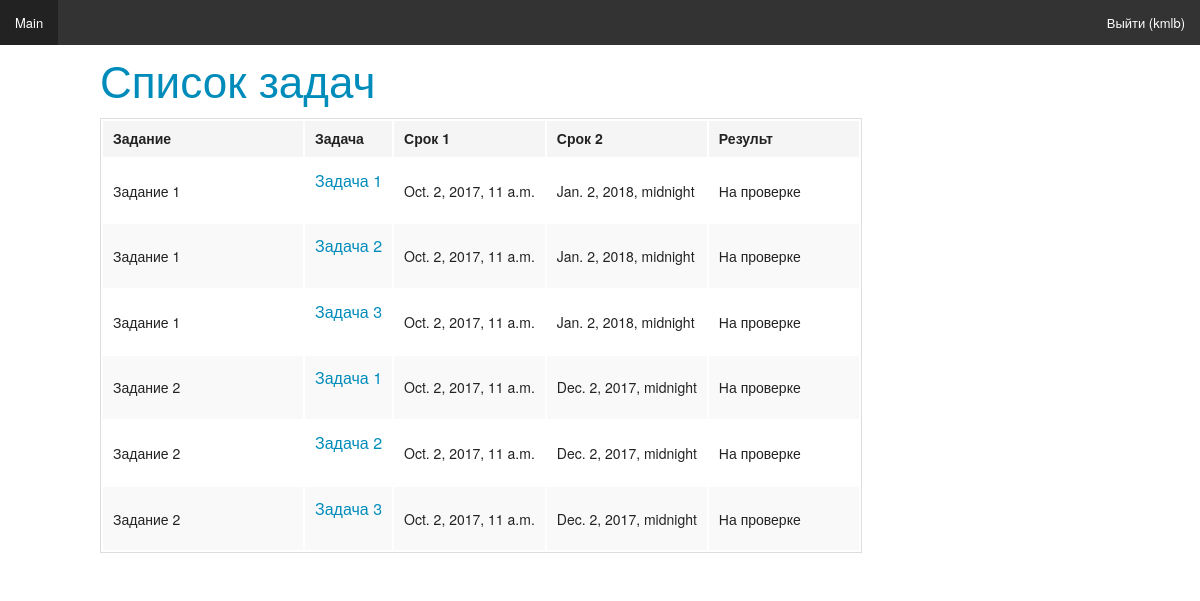
Screenshot of /tasks_list/ (signed in) with the database file from the repository.
### contest/models.py (models this page shows, shortened)
class ModuleTaskSet(models.Model):
    title = models.CharField(verbose_name=u'Название', max_length=200)
    order_in_course = models.IntegerField(verbose_name=u'Номер задания')
    class Meta:
        ordering = ('order_in_course',)
        verbose_name = u'Задание'
        verbose_name_plural = u'Задания'

class Task(models.Model):
    title = models.CharField(verbose_name=u'Название', max_length=200)
    formulation = models.TextField(verbose_name=u'Формулировка')
    module_task_set = models.ForeignKey(verbose_name=u'Задание', to=ModuleTaskSet)
    class Meta:
        ordering = ('title',)
        verbose_name = u'Задача'
        verbose_name_plural = u'Задача'

### contest/views.py (the view)
# urls.py: url(r'^tasks_list/$', views.tasks_list, name='tasks_list'),
@login_required(login_url='/auth/login')
def tasks_list(request):
    curr_user = auth.get_user(request)
    try:
        student = Students_profile.objects.get(system_user=curr_user)
    except SubmissionGrade.DoesNotExist:
        raise Http404
    tasks = Task.objects.all()
    subs = Task_submission.objects.filter(student = student)
    d_lines_1 = Task_deadline_first.objects.filter(group = student.student_group)
    d_lines_2 = Task_deadline_last.objects.filter(group = student.student_group)
    d_lines1_list = []
    for dl in d_lines_1:
        d_lines1_list.append({
            'tasks_set_id': dl.task.id,
            'deadline': dl.deadline
        })
    d_lines2_list = []
    for dl in d_lines_2:
        d_lines2_list.append({
            'tasks_set_id': dl.task.id,
            'deadline': dl.deadline
        })
    subs_info_list = []
    for sub in subs:
        try:
            grade = SubmissionGrade.objects.get(task_subm = sub).grade
        except SubmissionGrade.DoesNotExist:
            grade = u'На проверке'
        sub_dict = {
            'tasks_set':sub.task.module_task_set.title,
            'task':sub.task.title,
            'task_id': sub.task.id,
            'grade':grade,
            'subm_time':sub.subm_time
        }
        subs_info_list.append(sub_dict)
    tasks_info_list = []
    for task in tasks:
        task_dict = {
            'tasks_set':task.module_task_set.title,
            'tasks_set_id': task.module_task_set.id,
            'task':task.title,
            'task_id':task.id
        }
        tasks_info_list.append(task_dict)
    dl1_df = pd.DataFrame(d_lines1_list) if d_lines1_list  else pd.DataFrame([], columns=['deadline', 'tasks_set_id'])
    dl1_df = dl1_df.set_index(u'tasks_set_id').fillna(u'Не задан')
    dl2_df = pd.DataFrame(d_lines2_list) if d_lines2_list  else pd.DataFrame([], columns=['deadline', 'tasks_set_id'])
    dl2_df = dl2_df.set_index(u'tasks_set_id').fillna(u'Не задан')
    task_df = pd.DataFrame(tasks_info_list) if tasks_info_list  else pd.DataFrame([], columns=['tasks_set','task', 'task_id', 'tasks_set_id'])
    task_df.set_index(u'task_id', inplace=True)
    subs_df = pd.DataFrame(subs_info_list)  if subs_info_list else pd.DataFrame([], columns=['tasks_set','task', 'task_id','grade','subm_time'])
    subs_df = subs_df.sort_values('subm_time').groupby('task_id').last()
    task_df = task_df.join(subs_df.grade)
    task_df = task_df.join(dl1_df.deadline.rename('deadline1'), on= 'tasks_set_id', how = 'right')
    task_df = task_df.join(dl2_df.deadline.rename('deadline2'), on= 'tasks_set_id')
    task_df.grade.fillna(u'Нет решений',inplace = True)
    task_df.deadline1.fillna(u'Не задан',inplace = True)
    task_df.deadline2.fillna(u'Не задан',inplace = True)
    list_of_rows = [Row_tasks_list(task=r.loc['task'],
                        task_id=ind,
                        tasks_set=r.loc['tasks_set'],
                        grade=r.loc['grade'],
                        deadline1=r.loc['deadline1'],
                        deadline2=r.loc['deadline2'],
                        ) for ind, r in task_df.iterrows()]
    return render(request, 'contest/tasks_list.html', {'tasks':list_of_rows,
                                                       'username': auth.get_user(request).username,
                                                       'student': student,
                                                       'subs':subs})

### contest/templates/contest/tasks_list.html
{% extends 'contest/main.html' %}
{% block content %}
    <div>
        <h1><a href= "" >Список задач</a></h1>
    </div>
<table>
  <thead>
    <tr>
      <th width="200">Задание</th>
      <th>Задача</th>
      <th>Срок 1</th>
      <th>Срок 2</th>
      <th width="150">Результ</th>
    </tr>
  </thead>
  <tbody>
    {% for task in tasks %}
        <tr>
          <td>{{task.tasks_set}}</td>
          <td><p><a href ="{% url 'task_details' task.task_id%}">{{task.task}}</p></td>
          <td>{{task.deadline1}}</td>
          <td>{{task.deadline2}}</td>
          <td>{{task.grade}}</td>
    {% endfor %}
  </tbody>
</table>
{% endblock %}

### contest/templates/contest/main.html (shortened to what this page needs)
{% load staticfiles %}
<html>
<head>
    <link rel="stylesheet" type="text/css" href="{% static "static/css/foundation.css" %}">
</head>
<body>
<div class="top-bar">
    <section class="top-bar-section">
        <ul class="right">
            {% if username %}
                <li><a href="/auth/logout/">Выйти ({{ username }})</a></li>
            {% else %}
                <li><a href="/auth/login/">Войти</a></li>
            {% endif %}
        </ul>
        <ul class="left">
            <li><a href="/home">Main </a></li>
        </ul>
    </section>
</div>
<div class="row">
{% block content %}{% endblock %}
</div>
</body>
</html>

### rows the page displays
ModuleTaskSet: tasks_set "Задание 1" "Задание 1" "Задание 1"
Task: task "Задача 1"
Task: task "Задача 2"
Task: task "Задача 3"
ModuleTaskSet: tasks_set "Задание 2" "Задание 2" "Задание 2"
Task: task "Задача 1"
Task: task "Задача 2"
Task: task "Задача 3"

### other values shown
{{ username }} "kmlb"
{{ task.deadline1 }} "Oct. 2, 2017, 11 a.m." "Oct. 2, 2017, 11 a.m." "Oct. 2, 2017, 11 a.m." "Oct. 2, 2017, 11 a.m." "Oct. 2, 2017, 11 a.m." "Oct. 2, 2017, 11 a.m."
{{ task.deadline2 }} "Jan. 2, 2018, midnight" "Jan. 2, 2018, midnight" "Jan. 2, 2018, midnight" "Dec. 2, 2017, midnight" "Dec. 2, 2017, midnight" "Dec. 2, 2017, midnight"
{{ task.grade }} "На проверке" "На проверке" "На проверке" "На проверке" "На проверке" "На проверке"
